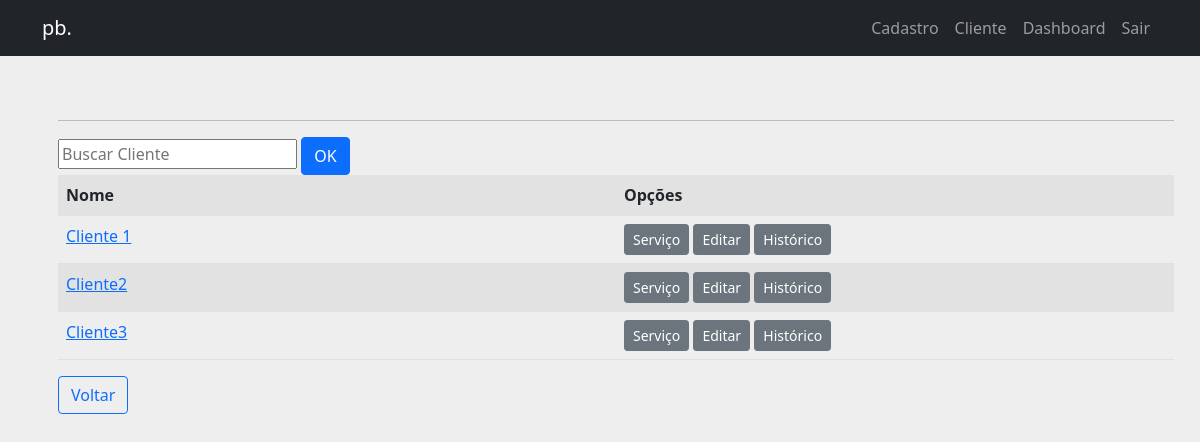
Page /clientes/listar-clientes/ (signed in) on the earlier database version.
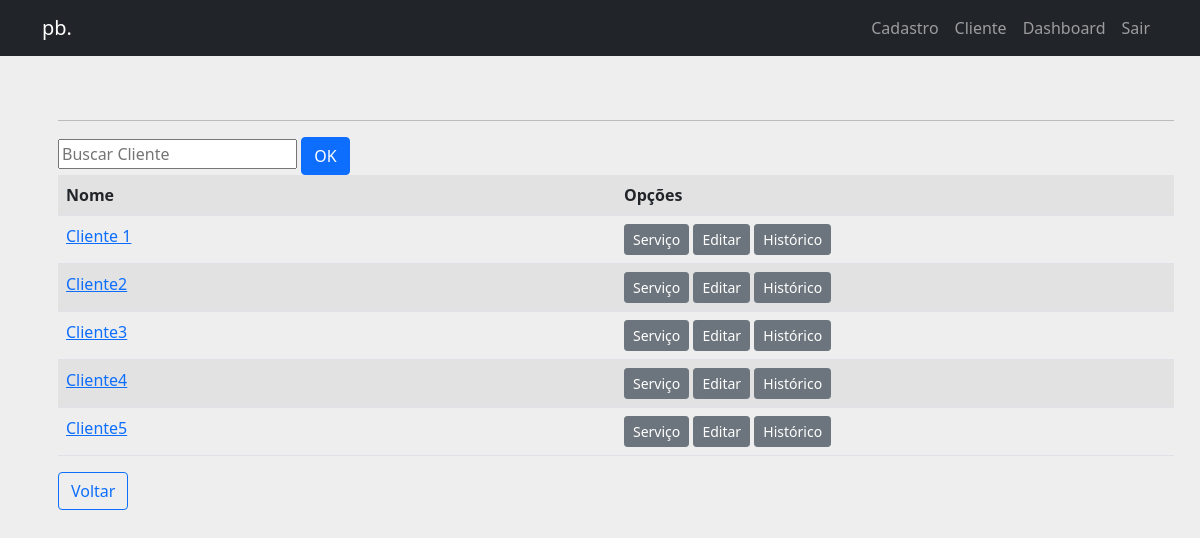
Same page on the later database version.
### clientes/models.py (models this page shows, shortened)
class Cliente(models.Model):
    nome_cliente = models.CharField(max_length=70, verbose_name='Nome Completo')
    telefone = models.CharField(max_length=15, verbose_name='Telefone')
    email = models.EmailField(unique=True, blank=True, verbose_name='E-mail')
    data_criacao = models.DateTimeField(default=datetime.now, blank=True)
    def get_absolute_url(self):
        return reverse('clientes:dados-cliente', kwargs={'pk': self.pk})

### servico/views.py (the view)
# urls.py: path('listar-clientes/', ProcurarClienteList.as_view(), name='listar-clientes'),
class ProcurarClienteList(ListView):
    model = Cliente
    template_name = 'servico/listar_clientes_list.html'
    paginate_by = 10
    def get_queryset(self):
        txt_pesquisa = self.request.GET.get('pesquisa')
        if txt_pesquisa:
            cliente = Cliente.objects.filter(nome_cliente__icontains=txt_pesquisa.strip()).order_by('nome_cliente')
        else:
            cliente = Cliente.objects.all().order_by('nome_cliente')
        return cliente

### templates/servico/listar_clientes_list.html (shortened to what this page needs)
{% extends 'base.html' %}
{% block content %}
{% if user.is_authenticated %}
  <ul>
    <div class='table-responsive'>
      <div class="container">
          <hr>
            <form action="?" method="GET">
            <input type="text" placeholder="Buscar Cliente" name="pesquisa" id="" value="{{ request.GET.pesquisa }}"></input>
            <button type="submit" class="btn btn-primary">OK</button>
            </form>
          <table class='table table-striped'>
            <tr>
                <th style="width: 50%;">Nome</th>
                <th>Opções</th>
            </tr>
            {% for cliente in object_list %}
                <tr>
                    <td ><a href="{{ cliente.get_absolute_url }}">{{ cliente.nome_cliente }}</a></td>
                    <td><a href="{% url 'servico:criar-servico' cliente.pk %}" class="btn btn-secondary btn-sm">Serviço</a>
                        <a href="{% url 'servico:listar-servico' cliente.nome_cliente %}" class="btn btn-secondary btn-sm">Editar</a>
                        <a href="{% url 'servico:historico-cliente' cliente.nome_cliente %}" class="btn btn-secondary btn-sm">Histórico</a>
                    </td>
                </tr>
            {% empty %}
             <tr>
                    <td colspan='2'>Sem clientes cadastrados.</td>
             </tr>
            {% endfor %}
          </table>
             <p><a class="btn btn-outline-primary" href="{% url 'pages:home' %}">Voltar</a></p>
      </div>
    </div>
  </ul>
{% else %}
    <p>Você não está logado</p>
    <a href="{% url 'login' %}">Entrar</a>
{% endif %}
{% endblock %}

Differences in the rows shown:
added Cliente: nome_cliente "Cliente4"
added Cliente: nome_cliente "Cliente5"
